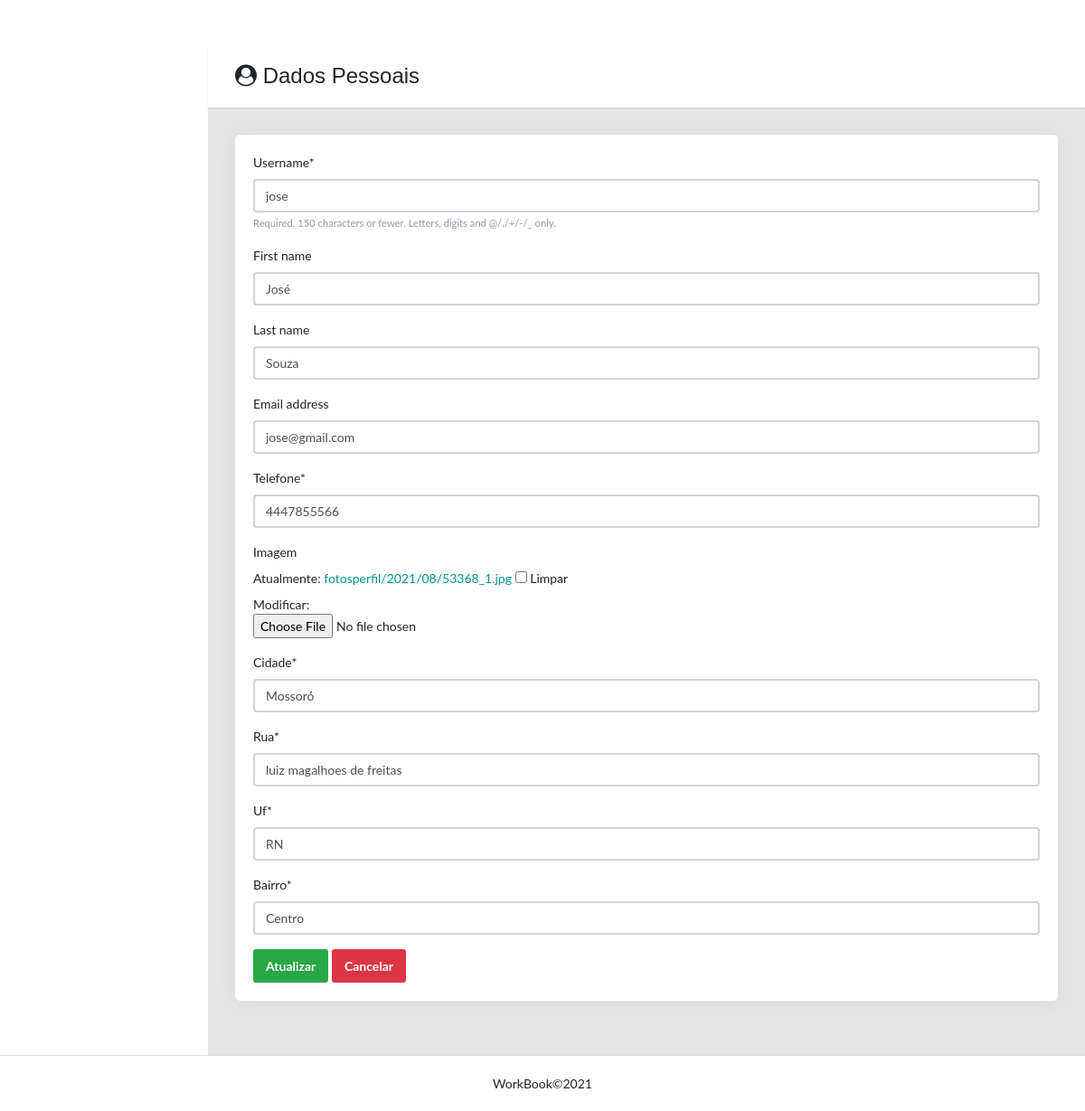
/dadosPessoais/2, run on an earlier commit of the app's database.
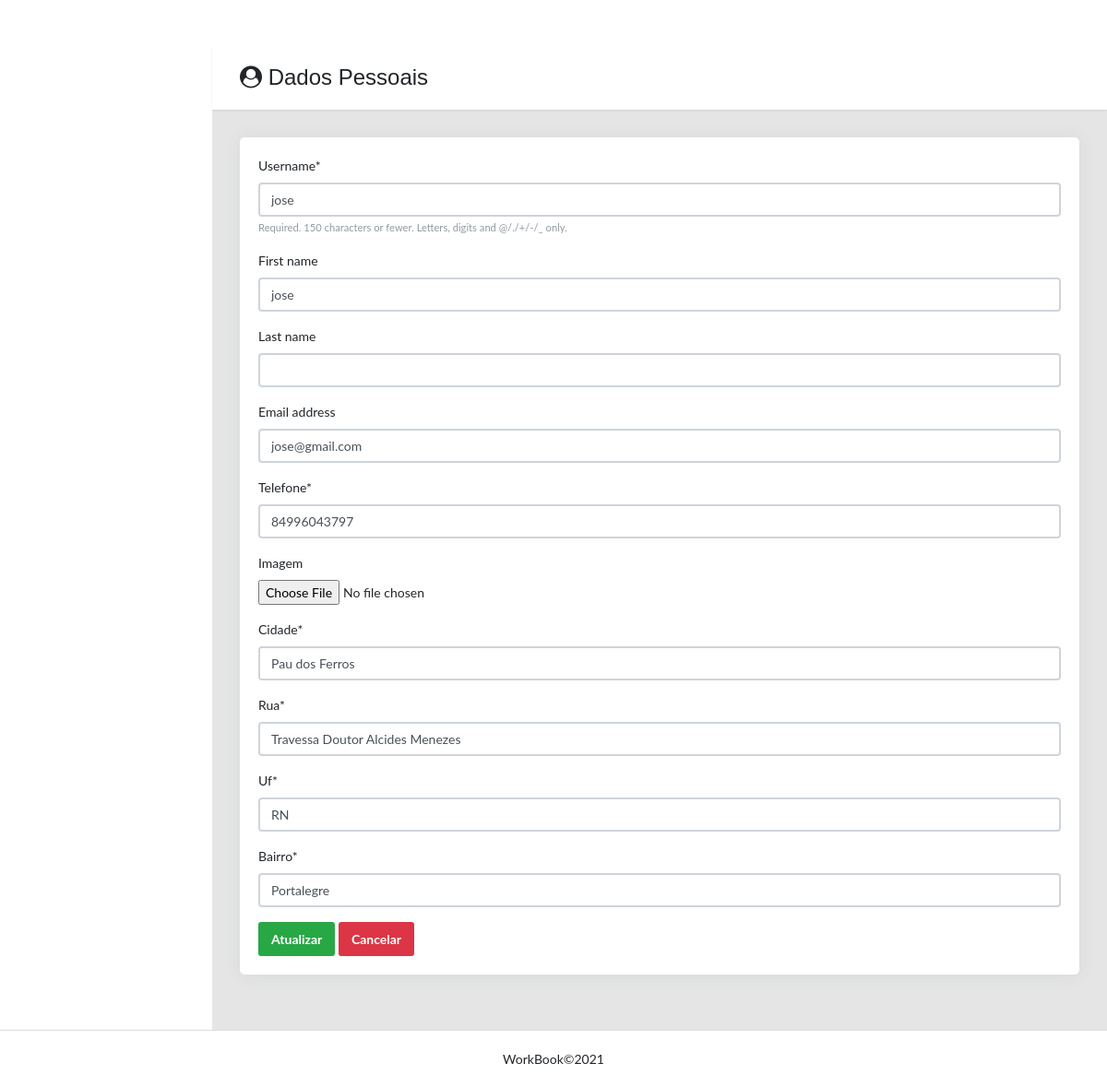
And on a later commit of the database.
### usuario/models.py (models this page shows, shortened)
class Usuario(AbstractUser):
    telefone = models.CharField('telefone', max_length=15)
    imagem = models.ImageField(upload_to='fotosperfil/%Y/%m/', blank=True, null=True)
    cidade = models.CharField('cidade', max_length=40)
    rua = models.CharField('rua', max_length=60)
    uf = models.CharField('uf', max_length=2)
    bairro = models.CharField('bairro', max_length=40)
    is_staff = models.BooleanField(default=0)
    is_superuser = models.BooleanField(default=1)
    is_active = models.BooleanField(default=True)
    class Meta:
        db_table = 'usuario'
        verbose_name = 'Usuario'
        verbose_name_plural = 'Usuario'

### usuario/views.py (the view)
# urls.py: path('dadosPessoais/<int:id>', views.dadosPessoais, name='dadosPessoais'),
def dadosPessoais(request, id):
    data = {}
    usuario = Usuario.objects.get(id=id)
    form = FormDadosPessoais(request.POST or None, instance=usuario)
    if form.is_valid():
        form.save()
        return redirect('usuario:dadosPessoais', usuario.id)
    data['form'] = form
    data['usuario'] = usuario
    return render(request, 'usuario/dadosPessoais.html',data)

### usuario/form.py
class FormDadosPessoais(ModelForm):
    class Meta:
        model = Usuario
        fields = '__all__'
        exclude = ('is_active','is_staff','is_superuser','user_permissions','groups','last_login','password','status', 'date_joined',)

### usuario/templates/usuario/dadosPessoais.html (shortened to what this page needs)
{% extends 'base.html' %}
{% block content %}
{% load crispy_forms_tags %}
<main class="app-content">
    <div class="app-title">
        <div>
            <h1><i class="fa fa-user-circle"></i> Dados Pessoais</h1>
        </div>
    </div>
    <div class="row">
        <div class="col-lg-12">
            <div class="card user-card-full">
                <div class="row m-l-0 m-r-0">
                    <div class="card-body">
                        <form method="post" action="{% url 'usuario:dadosPessoais' usuario.id %}" enctype="multipart/form-data">
                                {{ form|crispy }}
                            <div class="row">
                                <div class="col">
                                    <button type="submit" class="btn btn-success" title="Atualizar">Atualizar</button>
                                    <button type="submit" class="btn btn-danger" title="Cancelar">Cancelar</button>
                                </div>
                            </div>
                        </form>
                    </div>
                </div>
            </div>
        </div>
    </div>
</main>
{% endblock %}

What changed in the data, as far as the page shows it:
changed Usuario "jose": first_name "José" → "jose"; last_name "Souza" → (not shown); telefone "4447855566" → "84996043797"; cidade "Mossoró" → "Pau dos Ferros"; rua "luiz magalhoes de freitas" → "Travessa Doutor Alcides Menezes"; bairro "Centro" → "Portalegre"
Also different on the page:
form field form: "☐" → (not shown)
text no longer shown: "Username * Required. 150 characters or fewer. Letters, digits and @/./+/-/_ only. First name Last name Email address Telefone * Imagem Atualmente: fotosperfil/2021/08/53368_1.jpg Limpar Modificar: Cidade * Rua * Uf * Bairro *"
text now shown: "Username * Required. 150 characters or fewer. Letters, digits and @/./+/-/_ only. First name Last name Email address Telefone * Imagem Cidade * Rua * Uf * Bairro *"
